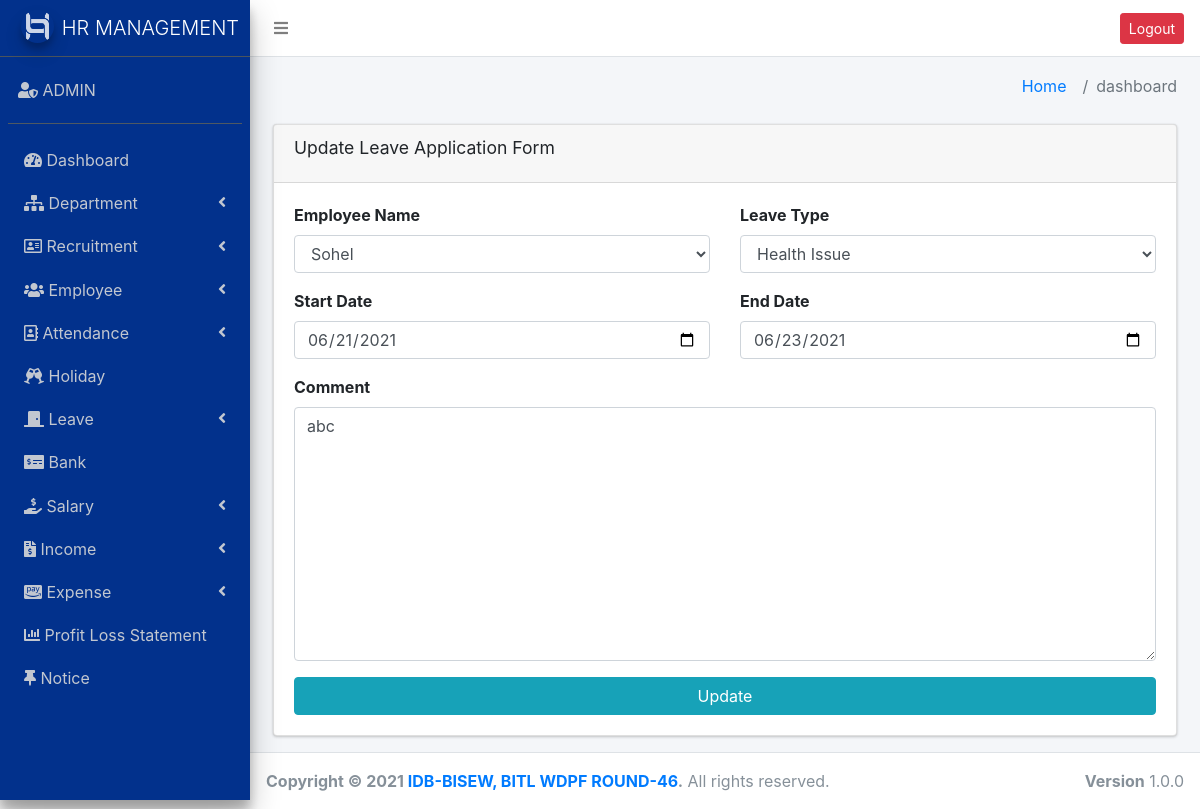
Page /update_leave_app.php?id=2 (signed in) on the committed database.
### tables this page shows
CREATE TABLE `leave_application` (
  `applicationID` int(11) NOT NULL,
  `empID` int(11) NOT NULL,
  `typeID` int(11) NOT NULL,
  `start_date` date NOT NULL,
  `end_date` date NOT NULL,
  `comment` text NOT NULL,
  `status` enum('applied','approved','rejected') NOT NULL
);

CREATE TABLE `employee` (
  `empID` int(11) NOT NULL,
  `dptID` int(11) NOT NULL,
  `name` varchar(255) NOT NULL,
  `email` varchar(255) NOT NULL,
  `phone` varchar(20) NOT NULL,
  `dob` date NOT NULL,
  `gender` enum('male','female') NOT NULL,
  `address` text NOT NULL,
  `photo` varchar(255) NOT NULL,
  `hire_date` date NOT NULL,
  `designation` int(11) NOT NULL,
  `basic_salary` decimal(10,2) NOT NULL,
  `password` text NOT NULL
);

CREATE TABLE `leave_type` (
  `typeID` int(11) NOT NULL,
  `title` varchar(255) NOT NULL,
  `allowed_leave` int(11) NOT NULL
);

### update_leave_app.php (the view, shortened to what this page needs)
<?php
require_once("header.php");
require_once("sidebar.php");
?>
<section class="content-header">
  <div class="container-fluid">
    <div class="row mb-2">
      <div class="col-sm-6">
      </div>
      <div class="col-sm-6">
        <ol class="breadcrumb float-sm-right">
          <li class="breadcrumb-item"><a href="#">Home</a></li>
          <li class="breadcrumb-item active">dashboard</li>
        </ol>
      </div>
    </div>
  </div>
</section>
<section class="content">
  <div class="container-fluid">
    <div class="row">
      <div class="col-md-12">
        <div class="card">
          <div class="card-header">
            <h2 class="card-title"> Update Leave Application Form</h2>
          </div>
          <div class="card-body">
           <?php
           $id=$_GET['id'];
           $edit=$conn->query("SELECT * FROM `leave_application` WHERE applicationID =$id");
           $e=$edit->fetch_assoc();
            ?>
         <form action="" method="post">
          <div class="row">
            <div class="col-6">
              <div class="form-group">
                <label for="emp_name">Employee Name</label>
                <select class="form-control" name="emp_name" id="emp_name">
                 <?php
                 $emp_table = $conn->query("SELECT * FROM `employee`");
                 while($emp_data = $emp_table->fetch_assoc()){ ?>
                  <option value="<?php echo $emp_data['empID']; ?>" <?php if ($emp_data['empID']==$e['empID']) {
                   echo "selected";
                  } ?> ><?php echo $emp_data['name']; ?></option>
                  <?php
                }
                ?>
              </select>
            </div>
          </div>
          <div class="col-6">
            <div class="form-group">
              <label for="emp_leaveType">Leave Type</label>
              <select class="form-control" name="emp_leaveType" id="emp_leaveType">
               <?php
               $emp_leave_type = $conn->query("SELECT * FROM `leave_type`");
               while( $leaveType_data = $emp_leave_type->fetch_assoc() ){ ?>
                 <option value="<?php echo $leaveType_data['typeID']; ?>" <?php if ($leaveType_data['typeID']==$e['typeID']) {
                   echo "selected";
                 } ?> ><?php echo $leaveType_data['title']; ?></option>
               <?php }  ?>
             </select>
           </div>
         </div>
         <div class="col-6">
          <div class="form-group">
            <label for="start_date">Start Date</label>
            <input type="date" class="form-control" value="<?php echo $e['start_date'] ?>" name="start_date" id="start_date">
          </div>
        </div>
        <div class="col-6">
          <div class="form-group">
            <label for="end_date">End Date</label>
            <input type="date" class="form-control" value="<?php echo $e['end_date'] ?>" name="end_date" id="end_date">
          </div>
        </div>
      </div>
      <div class="row">
        <div class="col-12">
          <div class="form-group">
            <label for="reason_leave">Comment</label>
            <textarea class="form-control" placeholder="Comment" name="comment" id="" cols="30" rows="10"><?php echo ($e['comment']); ?></textarea>
          </div>
        </div>
      </div>
      <input type="submit" class="btn btn-block btn-info" value="Update">
    </form>
  </div>
</div>
</div>
</div>
</div>
</section>
<?php require("footer.php"); ?>

### rows in the picture
leave_application: emp_name "Sohel", emp_leaveType "Health Issue", start_date "06/21/2021", end_date "06/23/2021", comment "abc"
